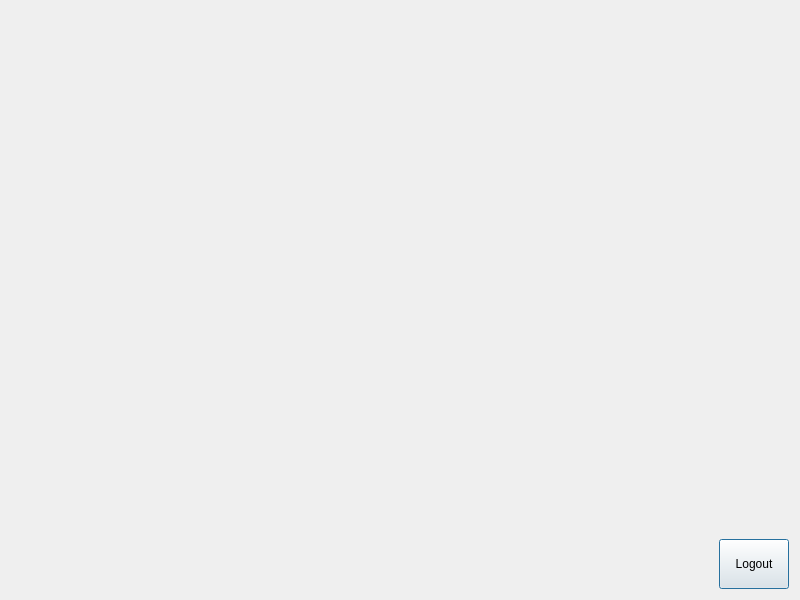
<?xml version="1.0" encoding="UTF-8"?>
<ui version="4.0">
 <class>AutoLoginDialog</class>
 <widget class="QDialog" name="AutoLoginDialog">
  <property name="geometry">
   <rect>
    <x>0</x>
    <y>0</y>
    <width>800</width>
    <height>600</height>
   </rect>
  </property>
  <property name="minimumSize">
   <size>
    <width>800</width>
    <height>600</height>
   </size>
  </property>
  <property name="windowTitle">
   <string>Dialog</string>
  </property>
  <layout class="QVBoxLayout" name="verticalLayout_3">
   <item>
    <layout class="QHBoxLayout" name="horizontalLayout_top">
     <item>
      <spacer name="horizontalSpacer_4">
       <property name="orientation">
        <enum>Qt::Horizontal</enum>
       </property>
       <property name="sizeHint" stdset="0">
        <size>
         <width>40</width>
         <height>20</height>
        </size>
       </property>
      </spacer>
     </item>
    </layout>
   </item>
   <item>
    <spacer name="verticalSpacer">
     <property name="orientation">
      <enum>Qt::Vertical</enum>
     </property>
     <property name="sizeHint" stdset="0">
      <size>
       <width>20</width>
       <height>59</height>
      </size>
     </property>
    </spacer>
   </item>
   <item>
    <layout class="QVBoxLayout" name="verticalLayout_2">
     <property name="bottomMargin">
      <number>0</number>
     </property>
     <item>
      <widget class="QLabel" name="label_gif">
       <property name="minimumSize">
        <size>
         <width>500</width>
         <height>31</height>
        </size>
       </property>
       <property name="text">
        <string/>
       </property>
       <property name="alignment">
        <set>Qt::AlignLeading|Qt::AlignLeft|Qt::AlignVCenter</set>
       </property>
      </widget>
     </item>
     <item>
      <widget class="QLabel" name="label_text">
       <property name="styleSheet">
        <string notr="true">color:#336600;
font: bold 12pt;</string>
       </property>
       <property name="text">
        <string/>
       </property>
       <property name="alignment">
        <set>Qt::AlignLeading|Qt::AlignLeft|Qt::AlignVCenter</set>
       </property>
      </widget>
     </item>
    </layout>
   </item>
   <item>
    <spacer name="verticalSpacer_2">
     <property name="orientation">
      <enum>Qt::Vertical</enum>
     </property>
     <property name="sizeHint" stdset="0">
      <size>
       <width>20</width>
       <height>120</height>
      </size>
     </property>
    </spacer>
   </item>
   <item>
    <layout class="QHBoxLayout" name="horizontalLayout_2">
     <item>
      <spacer name="horizontalSpacer_3">
       <property name="orientation">
        <enum>Qt::Horizontal</enum>
       </property>
       <property name="sizeHint" stdset="0">
        <size>
         <width>40</width>
         <height>20</height>
        </size>
       </property>
      </spacer>
     </item>
     <item>
      <widget class="QLabel" name="label">
       <property name="text">
        <string/>
       </property>
      </widget>
     </item>
     <item>
      <widget class="QPushButton" name="pushButton">
       <property name="minimumSize">
        <size>
         <width>70</width>
         <height>50</height>
        </size>
       </property>
       <property name="maximumSize">
        <size>
         <width>70</width>
         <height>50</height>
        </size>
       </property>
       <property name="text">
        <string>Logout</string>
       </property>
       <property name="icon">
        <iconset resource="vclient_resource.qrc">
         <normaloff>:/image/resource/image/icon_info.png</normaloff>:/image/resource/image/icon_info.png</iconset>
       </property>
      </widget>
     </item>
    </layout>
   </item>
  </layout>
 </widget>
 <resources>
  <include location="vclient_resource.qrc"/>
 </resources>
 <connections/>
</ui>
